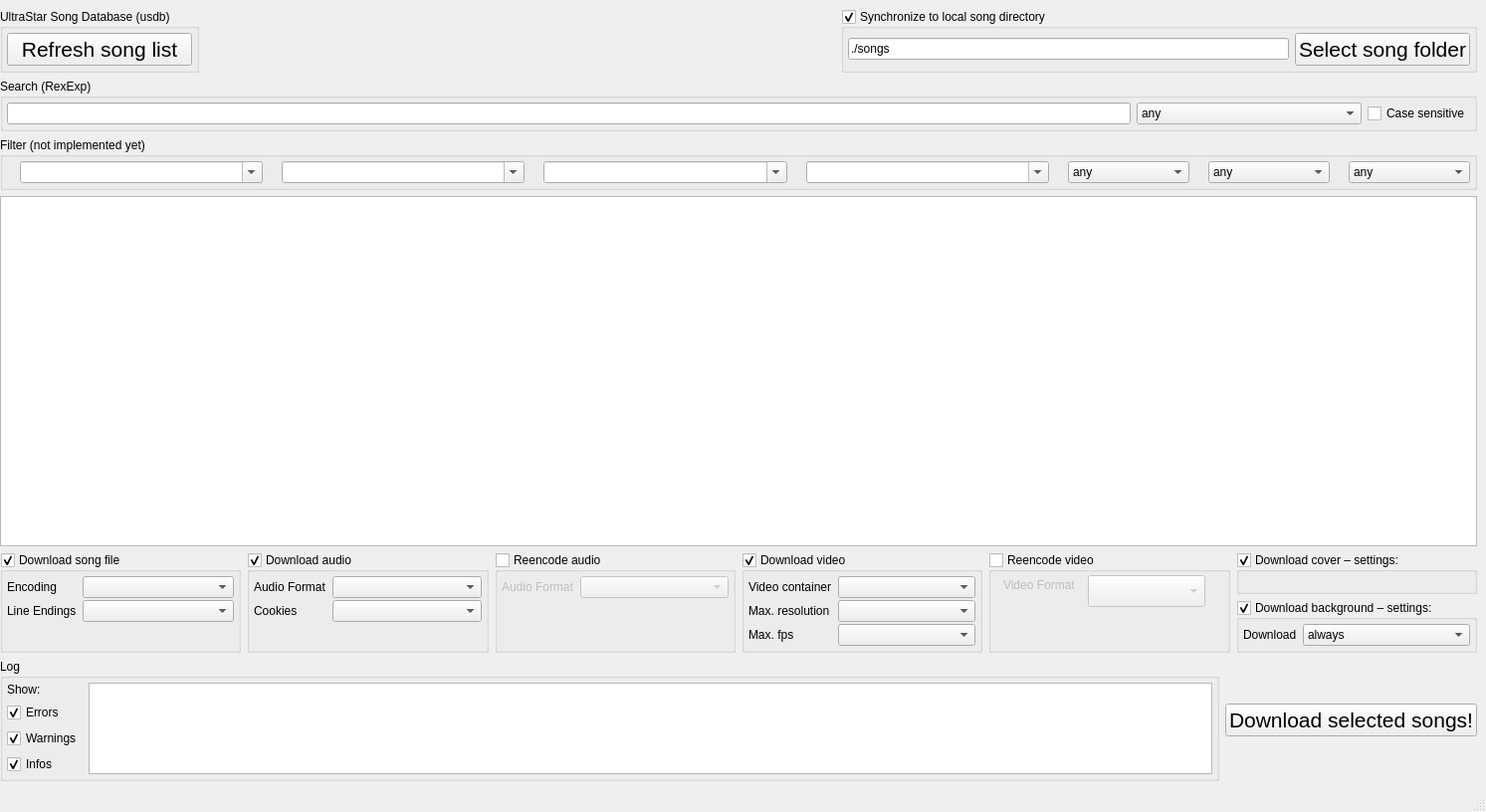
<?xml version="1.0" encoding="UTF-8"?>
<ui version="4.0">
 <class>MainWindow</class>
 <widget class="QMainWindow" name="MainWindow">
  <property name="geometry">
   <rect>
    <x>0</x>
    <y>0</y>
    <width>1493</width>
    <height>816</height>
   </rect>
  </property>
  <property name="windowTitle">
   <string>USDB Syncer</string>
  </property>
  <widget class="QWidget" name="centralwidget">
   <layout class="QVBoxLayout" name="verticalLayout_2" stretch="0,0,0,10,0,2">
    <property name="leftMargin">
     <number>0</number>
    </property>
    <item>
     <layout class="QHBoxLayout" name="horizontalLayout_3">
      <item>
       <widget class="QGroupBox" name="groupBox">
        <property name="title">
         <string>UltraStar Song Database (usdb)</string>
        </property>
        <layout class="QHBoxLayout" name="horizontalLayout_2">
         <property name="leftMargin">
          <number>4</number>
         </property>
         <property name="topMargin">
          <number>4</number>
         </property>
         <property name="rightMargin">
          <number>4</number>
         </property>
         <property name="bottomMargin">
          <number>4</number>
         </property>
         <item>
          <widget class="QPushButton" name="pushButton_get_songlist">
           <property name="font">
            <font>
             <pointsize>16</pointsize>
            </font>
           </property>
           <property name="text">
            <string>Refresh song list</string>
           </property>
           <property name="icon">
            <iconset resource="../resources/resources.qrc">
             <normaloff>:/icons/faviconUSDB.ico</normaloff>:/icons/faviconUSDB.ico</iconset>
           </property>
          </widget>
         </item>
        </layout>
       </widget>
      </item>
      <item>
       <spacer name="horizontalSpacer">
        <property name="orientation">
         <enum>Qt::Horizontal</enum>
        </property>
        <property name="sizeHint" stdset="0">
         <size>
          <width>347</width>
          <height>17</height>
         </size>
        </property>
       </spacer>
      </item>
      <item>
       <widget class="QGroupBox" name="groupBox_2">
        <property name="title">
         <string>Synchronize to local song directory</string>
        </property>
        <property name="checkable">
         <bool>true</bool>
        </property>
        <layout class="QHBoxLayout" name="horizontalLayout_4">
         <property name="leftMargin">
          <number>4</number>
         </property>
         <property name="topMargin">
          <number>4</number>
         </property>
         <property name="rightMargin">
          <number>4</number>
         </property>
         <property name="bottomMargin">
          <number>4</number>
         </property>
         <item>
          <widget class="QLineEdit" name="lineEdit_song_dir">
           <property name="text">
            <string>./songs</string>
           </property>
          </widget>
         </item>
         <item>
          <widget class="QPushButton" name="pushButton_select_song_dir">
           <property name="enabled">
            <bool>true</bool>
           </property>
           <property name="font">
            <font>
             <pointsize>16</pointsize>
            </font>
           </property>
           <property name="text">
            <string>Select song folder</string>
           </property>
          </widget>
         </item>
        </layout>
       </widget>
      </item>
     </layout>
    </item>
    <item>
     <widget class="QGroupBox" name="groupBox_3">
      <property name="title">
       <string>Search (RexExp)</string>
      </property>
      <layout class="QHBoxLayout" name="horizontalLayout_6" stretch="5,1,0">
       <property name="leftMargin">
        <number>4</number>
       </property>
       <property name="topMargin">
        <number>4</number>
       </property>
       <property name="rightMargin">
        <number>4</number>
       </property>
       <property name="bottomMargin">
        <number>4</number>
       </property>
       <item>
        <widget class="QLineEdit" name="lineEdit_search"/>
       </item>
       <item>
        <widget class="QComboBox" name="comboBox_search_column">
         <item>
          <property name="text">
           <string>any</string>
          </property>
         </item>
         <item>
          <property name="text">
           <string>Artist</string>
          </property>
          <property name="icon">
           <iconset resource="../resources/resources.qrc">
            <normaloff>:/icons/artist.png</normaloff>:/icons/artist.png</iconset>
          </property>
         </item>
         <item>
          <property name="text">
           <string>Title</string>
          </property>
          <property name="icon">
           <iconset resource="../resources/resources.qrc">
            <normaloff>:/icons/title.png</normaloff>:/icons/title.png</iconset>
          </property>
         </item>
         <item>
          <property name="text">
           <string>Language</string>
          </property>
          <property name="icon">
           <iconset resource="../resources/resources.qrc">
            <normaloff>:/icons/language.png</normaloff>:/icons/language.png</iconset>
          </property>
         </item>
         <item>
          <property name="text">
           <string>Edition</string>
          </property>
          <property name="icon">
           <iconset resource="../resources/resources.qrc">
            <normaloff>:/icons/edition.png</normaloff>:/icons/edition.png</iconset>
          </property>
         </item>
        </widget>
       </item>
       <item>
        <widget class="QCheckBox" name="checkBox_case_sensitive">
         <property name="text">
          <string>Case sensitive</string>
         </property>
        </widget>
       </item>
      </layout>
     </widget>
    </item>
    <item>
     <widget class="QGroupBox" name="groupBox_4">
      <property name="title">
       <string>Filter (not implemented yet)</string>
      </property>
      <layout class="QHBoxLayout" name="horizontalLayout_5" stretch="0,2,0,2,0,2,0,2,0,1,0,1,0,1">
       <property name="leftMargin">
        <number>4</number>
       </property>
       <property name="topMargin">
        <number>4</number>
       </property>
       <property name="rightMargin">
        <number>4</number>
       </property>
       <property name="bottomMargin">
        <number>4</number>
       </property>
       <item>
        <widget class="QLabel" name="label_10">
         <property name="text">
          <string/>
         </property>
         <property name="pixmap">
          <pixmap resource="../resources/resources.qrc">:/icons/artist.png</pixmap>
         </property>
        </widget>
       </item>
       <item>
        <widget class="QComboBox" name="comboBox_artist">
         <property name="editable">
          <bool>true</bool>
         </property>
        </widget>
       </item>
       <item>
        <widget class="QLabel" name="label_11">
         <property name="text">
          <string/>
         </property>
         <property name="pixmap">
          <pixmap resource="../resources/resources.qrc">:/icons/title.png</pixmap>
         </property>
        </widget>
       </item>
       <item>
        <widget class="QComboBox" name="comboBox_title">
         <property name="editable">
          <bool>true</bool>
         </property>
        </widget>
       </item>
       <item>
        <widget class="QLabel" name="label_12">
         <property name="text">
          <string/>
         </property>
         <property name="pixmap">
          <pixmap resource="../resources/resources.qrc">:/icons/language.png</pixmap>
         </property>
        </widget>
       </item>
       <item>
        <widget class="QComboBox" name="comboBox_language">
         <property name="editable">
          <bool>true</bool>
         </property>
        </widget>
       </item>
       <item>
        <widget class="QLabel" name="label_13">
         <property name="text">
          <string/>
         </property>
         <property name="pixmap">
          <pixmap resource="../resources/resources.qrc">:/icons/edition.png</pixmap>
         </property>
        </widget>
       </item>
       <item>
        <widget class="QComboBox" name="comboBox_edition">
         <property name="editable">
          <bool>true</bool>
         </property>
        </widget>
       </item>
       <item>
        <widget class="QLabel" name="label_14">
         <property name="text">
          <string/>
         </property>
         <property name="pixmap">
          <pixmap resource="../resources/resources.qrc">:/icons/golden_notes.png</pixmap>
         </property>
        </widget>
       </item>
       <item>
        <widget class="QComboBox" name="comboBox_goldennotes">
         <item>
          <property name="text">
           <string>any</string>
          </property>
         </item>
         <item>
          <property name="text">
           <string>yes</string>
          </property>
         </item>
         <item>
          <property name="text">
           <string>no</string>
          </property>
         </item>
        </widget>
       </item>
       <item>
        <widget class="QLabel" name="label_15">
         <property name="text">
          <string/>
         </property>
         <property name="pixmap">
          <pixmap resource="../resources/resources.qrc">:/icons/rating.png</pixmap>
         </property>
        </widget>
       </item>
       <item>
        <widget class="QComboBox" name="comboBox_rating">
         <item>
          <property name="text">
           <string>any</string>
          </property>
         </item>
         <item>
          <property name="text">
           <string>★</string>
          </property>
         </item>
         <item>
          <property name="text">
           <string>★★</string>
          </property>
         </item>
         <item>
          <property name="text">
           <string>★★★</string>
          </property>
         </item>
         <item>
          <property name="text">
           <string>★★★★</string>
          </property>
         </item>
         <item>
          <property name="text">
           <string>★★★★★</string>
          </property>
         </item>
         <item>
          <property name="text">
           <string>★ or more</string>
          </property>
         </item>
         <item>
          <property name="text">
           <string>★★ or more</string>
          </property>
         </item>
         <item>
          <property name="text">
           <string>★★★ or more</string>
          </property>
         </item>
         <item>
          <property name="text">
           <string>★★★★ or more</string>
          </property>
         </item>
        </widget>
       </item>
       <item>
        <widget class="QLabel" name="label_16">
         <property name="text">
          <string/>
         </property>
         <property name="pixmap">
          <pixmap resource="../resources/resources.qrc">:/icons/views.png</pixmap>
         </property>
        </widget>
       </item>
       <item>
        <widget class="QComboBox" name="comboBox_views">
         <item>
          <property name="text">
           <string>any</string>
          </property>
         </item>
         <item>
          <property name="text">
           <string>100+</string>
          </property>
         </item>
         <item>
          <property name="text">
           <string>200+</string>
          </property>
         </item>
         <item>
          <property name="text">
           <string>300+</string>
          </property>
         </item>
         <item>
          <property name="text">
           <string>400+</string>
          </property>
         </item>
         <item>
          <property name="text">
           <string>500+</string>
          </property>
         </item>
        </widget>
       </item>
      </layout>
     </widget>
    </item>
    <item>
     <widget class="QTableView" name="tableView_availableSongs">
      <property name="editTriggers">
       <set>QAbstractItemView::NoEditTriggers</set>
      </property>
      <property name="alternatingRowColors">
       <bool>true</bool>
      </property>
      <property name="selectionMode">
       <enum>QAbstractItemView::MultiSelection</enum>
      </property>
      <property name="selectionBehavior">
       <enum>QAbstractItemView::SelectRows</enum>
      </property>
      <property name="sortingEnabled">
       <bool>true</bool>
      </property>
      <attribute name="verticalHeaderVisible">
       <bool>false</bool>
      </attribute>
      <attribute name="verticalHeaderMinimumSectionSize">
       <number>24</number>
      </attribute>
      <attribute name="verticalHeaderDefaultSectionSize">
       <number>24</number>
      </attribute>
     </widget>
    </item>
    <item>
     <layout class="QHBoxLayout" name="horizontalLayout_7">
      <item>
       <widget class="QGroupBox" name="groupBox_songfile">
        <property name="title">
         <string>Download song file</string>
        </property>
        <property name="checkable">
         <bool>true</bool>
        </property>
        <layout class="QFormLayout" name="formLayout">
         <property name="verticalSpacing">
          <number>2</number>
         </property>
         <property name="leftMargin">
          <number>4</number>
         </property>
         <property name="topMargin">
          <number>4</number>
         </property>
         <property name="rightMargin">
          <number>4</number>
         </property>
         <property name="bottomMargin">
          <number>4</number>
         </property>
         <item row="0" column="0">
          <widget class="QLabel" name="label">
           <property name="text">
            <string>Encoding</string>
           </property>
          </widget>
         </item>
         <item row="0" column="1">
          <widget class="QComboBox" name="comboBox_encoding"/>
         </item>
         <item row="1" column="0">
          <widget class="QLabel" name="label_8">
           <property name="text">
            <string>Line Endings</string>
           </property>
          </widget>
         </item>
         <item row="1" column="1">
          <widget class="QComboBox" name="comboBox_line_endings"/>
         </item>
        </layout>
       </widget>
      </item>
      <item>
       <widget class="QGroupBox" name="groupBox_audio">
        <property name="title">
         <string>Download audio</string>
        </property>
        <property name="checkable">
         <bool>true</bool>
        </property>
        <layout class="QFormLayout" name="formLayout_2">
         <property name="verticalSpacing">
          <number>2</number>
         </property>
         <property name="leftMargin">
          <number>4</number>
         </property>
         <property name="topMargin">
          <number>4</number>
         </property>
         <property name="rightMargin">
          <number>4</number>
         </property>
         <property name="bottomMargin">
          <number>4</number>
         </property>
         <item row="0" column="0">
          <widget class="QLabel" name="label_7">
           <property name="text">
            <string>Audio Format</string>
           </property>
          </widget>
         </item>
         <item row="0" column="1">
          <widget class="QComboBox" name="comboBox_audio_format"/>
         </item>
         <item row="1" column="0">
          <widget class="QLabel" name="label_9">
           <property name="toolTip">
            <string>Login to Youtube in your favorite browser in order to access age-restricted content</string>
           </property>
           <property name="text">
            <string>Cookies</string>
           </property>
          </widget>
         </item>
         <item row="1" column="1">
          <widget class="QComboBox" name="comboBox_browser"/>
         </item>
        </layout>
       </widget>
      </item>
      <item>
       <widget class="QGroupBox" name="groupBox_reencode_audio">
        <property name="title">
         <string>Reencode audio</string>
        </property>
        <property name="checkable">
         <bool>true</bool>
        </property>
        <property name="checked">
         <bool>false</bool>
        </property>
        <layout class="QFormLayout" name="formLayout_6">
         <property name="leftMargin">
          <number>4</number>
         </property>
         <property name="topMargin">
          <number>4</number>
         </property>
         <property name="rightMargin">
          <number>4</number>
         </property>
         <property name="bottomMargin">
          <number>4</number>
         </property>
         <item row="0" column="0">
          <widget class="QLabel" name="label_19">
           <property name="text">
            <string>Audio Format</string>
           </property>
          </widget>
         </item>
         <item row="0" column="1">
          <widget class="QComboBox" name="comboBox_audio_conversion_format"/>
         </item>
        </layout>
       </widget>
      </item>
      <item>
       <widget class="QGroupBox" name="groupBox_video">
        <property name="title">
         <string>Download video</string>
        </property>
        <property name="checkable">
         <bool>true</bool>
        </property>
        <layout class="QFormLayout" name="formLayout_3">
         <property name="verticalSpacing">
          <number>2</number>
         </property>
         <property name="leftMargin">
          <number>4</number>
         </property>
         <property name="topMargin">
          <number>4</number>
         </property>
         <property name="rightMargin">
          <number>4</number>
         </property>
         <property name="bottomMargin">
          <number>4</number>
         </property>
         <item row="0" column="0">
          <widget class="QLabel" name="label_4">
           <property name="text">
            <string>Video container</string>
           </property>
          </widget>
         </item>
         <item row="0" column="1">
          <widget class="QComboBox" name="comboBox_videocontainer"/>
         </item>
         <item row="1" column="0">
          <widget class="QLabel" name="label_5">
           <property name="text">
            <string>Max. resolution</string>
           </property>
          </widget>
         </item>
         <item row="1" column="1">
          <widget class="QComboBox" name="comboBox_videoresolution"/>
         </item>
         <item row="2" column="0">
          <widget class="QLabel" name="label_3">
           <property name="text">
            <string>Max. fps</string>
           </property>
          </widget>
         </item>
         <item row="2" column="1">
          <widget class="QComboBox" name="comboBox_fps"/>
         </item>
        </layout>
       </widget>
      </item>
      <item>
       <widget class="QGroupBox" name="groupBox_reencode_video">
        <property name="title">
         <string>Reencode video</string>
        </property>
        <property name="checkable">
         <bool>true</bool>
        </property>
        <property name="checked">
         <bool>false</bool>
        </property>
        <widget class="QLabel" name="label_18">
         <property name="geometry">
          <rect>
           <x>15</x>
           <y>25</y>
           <width>80</width>
           <height>16</height>
          </rect>
         </property>
         <property name="text">
          <string>Video Format</string>
         </property>
        </widget>
        <widget class="QComboBox" name="comboBox_videoencoder">
         <property name="geometry">
          <rect>
           <x>100</x>
           <y>23</y>
           <width>118</width>
           <height>32</height>
          </rect>
         </property>
        </widget>
       </widget>
      </item>
      <item>
       <layout class="QVBoxLayout" name="verticalLayout">
        <item>
         <widget class="QGroupBox" name="groupBox_cover">
          <property name="title">
           <string>Download cover – settings:</string>
          </property>
          <property name="checkable">
           <bool>true</bool>
          </property>
          <layout class="QFormLayout" name="formLayout_4">
           <property name="verticalSpacing">
            <number>2</number>
           </property>
           <property name="leftMargin">
            <number>4</number>
           </property>
           <property name="topMargin">
            <number>4</number>
           </property>
           <property name="rightMargin">
            <number>4</number>
           </property>
           <property name="bottomMargin">
            <number>4</number>
           </property>
          </layout>
         </widget>
        </item>
        <item>
         <widget class="QGroupBox" name="groupBox_background">
          <property name="title">
           <string>Download background – settings:</string>
          </property>
          <property name="checkable">
           <bool>true</bool>
          </property>
          <layout class="QFormLayout" name="formLayout_5">
           <property name="verticalSpacing">
            <number>2</number>
           </property>
           <property name="leftMargin">
            <number>4</number>
           </property>
           <property name="topMargin">
            <number>4</number>
           </property>
           <property name="rightMargin">
            <number>4</number>
           </property>
           <property name="bottomMargin">
            <number>4</number>
           </property>
           <item row="0" column="0">
            <widget class="QLabel" name="label_6">
             <property name="text">
              <string>Download</string>
             </property>
            </widget>
           </item>
           <item row="0" column="1">
            <widget class="QComboBox" name="comboBox_background">
             <item>
              <property name="text">
               <string>always</string>
              </property>
             </item>
             <item>
              <property name="text">
               <string>only if no video</string>
              </property>
             </item>
            </widget>
           </item>
          </layout>
         </widget>
        </item>
       </layout>
      </item>
     </layout>
    </item>
    <item>
     <layout class="QHBoxLayout" name="horizontalLayout">
      <item>
       <widget class="QGroupBox" name="groupBox_5">
        <property name="title">
         <string>Log</string>
        </property>
        <layout class="QHBoxLayout" name="horizontalLayout_8">
         <property name="leftMargin">
          <number>4</number>
         </property>
         <property name="topMargin">
          <number>4</number>
         </property>
         <property name="rightMargin">
          <number>4</number>
         </property>
         <property name="bottomMargin">
          <number>4</number>
         </property>
         <item>
          <layout class="QVBoxLayout" name="verticalLayout_3">
           <item>
            <widget class="QLabel" name="label_2">
             <property name="text">
              <string>Show:</string>
             </property>
            </widget>
           </item>
           <item>
            <widget class="QCheckBox" name="checkBox_errors">
             <property name="text">
              <string>Errors</string>
             </property>
             <property name="checked">
              <bool>true</bool>
             </property>
            </widget>
           </item>
           <item>
            <widget class="QCheckBox" name="checkBox_warnings">
             <property name="text">
              <string>Warnings</string>
             </property>
             <property name="checked">
              <bool>true</bool>
             </property>
            </widget>
           </item>
           <item>
            <widget class="QCheckBox" name="checkBox_infos">
             <property name="text">
              <string>Infos</string>
             </property>
             <property name="checked">
              <bool>true</bool>
             </property>
            </widget>
           </item>
          </layout>
         </item>
         <item>
          <widget class="QPlainTextEdit" name="plainTextEdit">
           <property name="maximumSize">
            <size>
             <width>16777215</width>
             <height>16777215</height>
            </size>
           </property>
          </widget>
         </item>
        </layout>
       </widget>
      </item>
      <item>
       <widget class="QPushButton" name="pushButton_downloadSelectedSongs">
        <property name="enabled">
         <bool>true</bool>
        </property>
        <property name="font">
         <font>
          <pointsize>16</pointsize>
         </font>
        </property>
        <property name="text">
         <string>Download selected songs!</string>
        </property>
       </widget>
      </item>
     </layout>
    </item>
   </layout>
  </widget>
  <widget class="QMenuBar" name="menubar">
   <property name="geometry">
    <rect>
     <x>0</x>
     <y>0</y>
     <width>1493</width>
     <height>22</height>
    </rect>
   </property>
  </widget>
  <widget class="QStatusBar" name="statusbar"/>
 </widget>
 <resources>
  <include location="../resources/resources.qrc"/>
 </resources>
 <connections/>
</ui>
